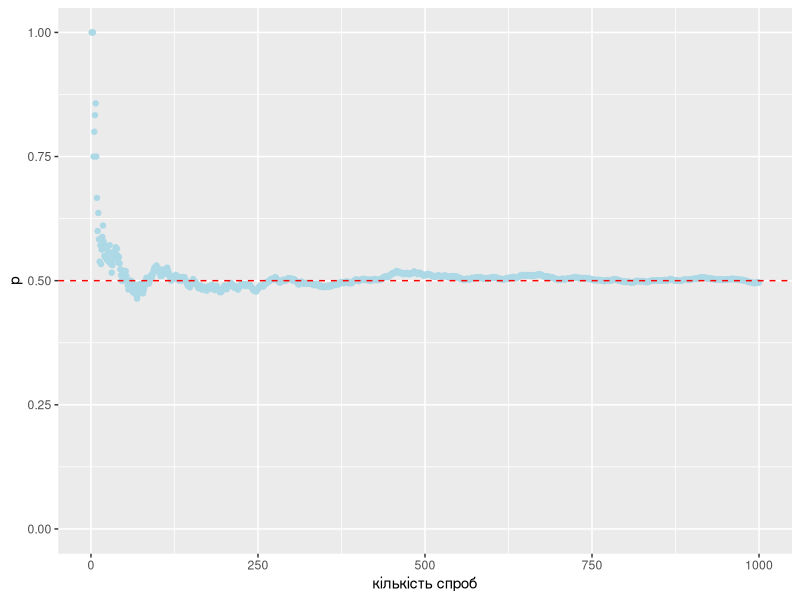
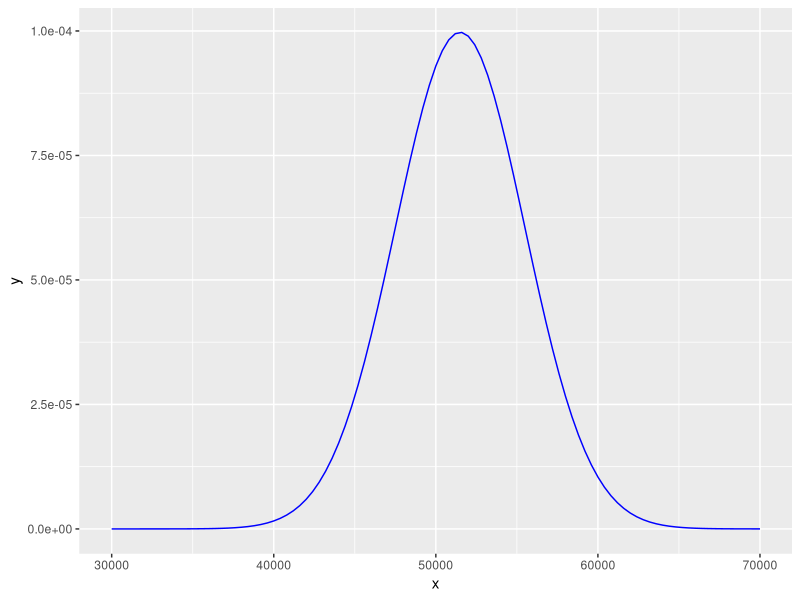
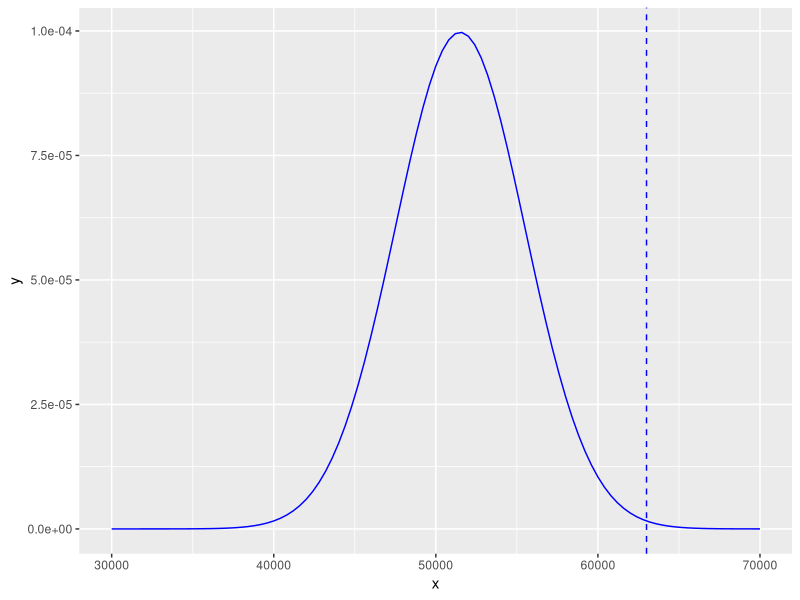
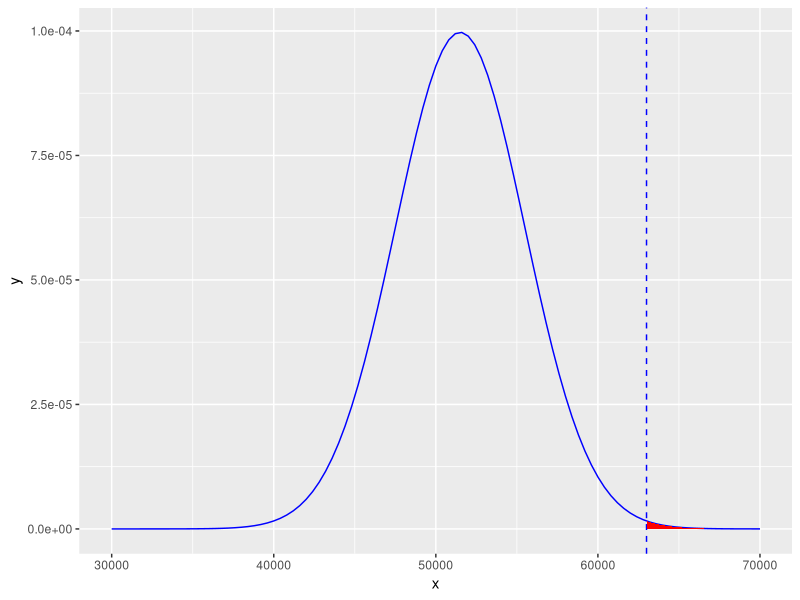
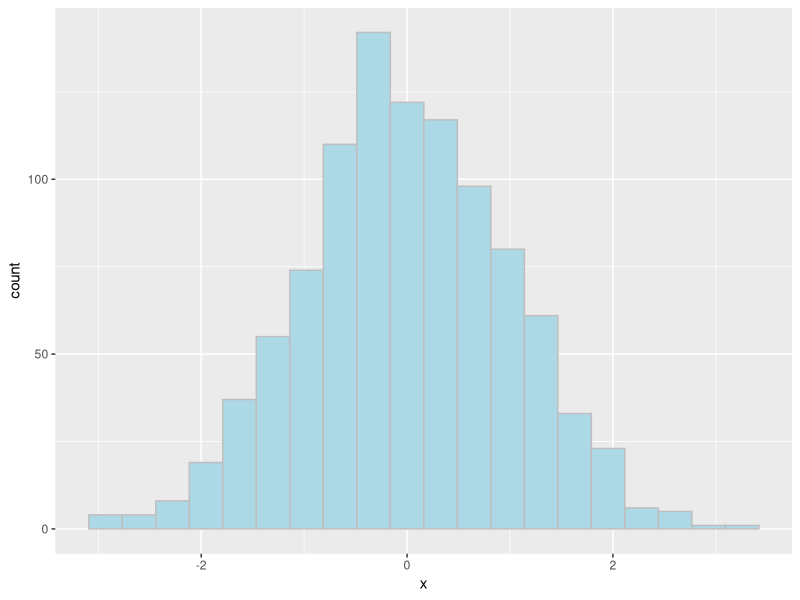
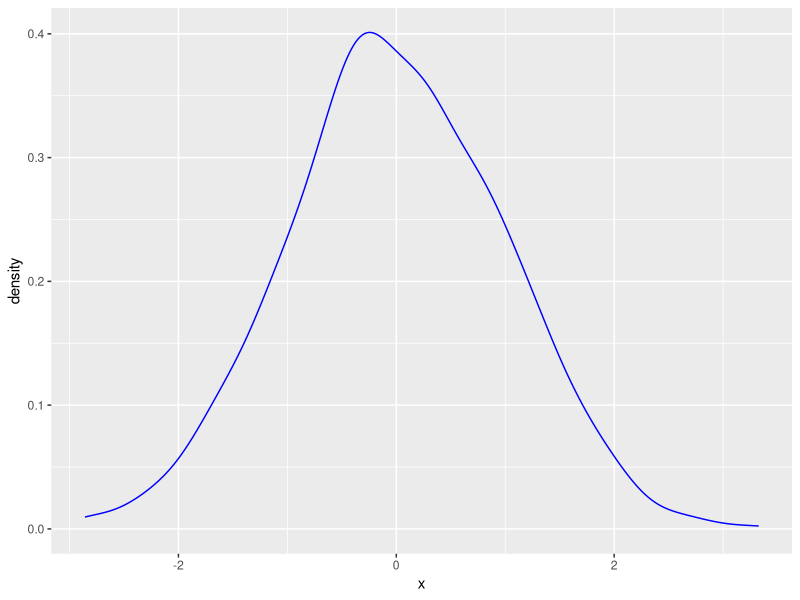
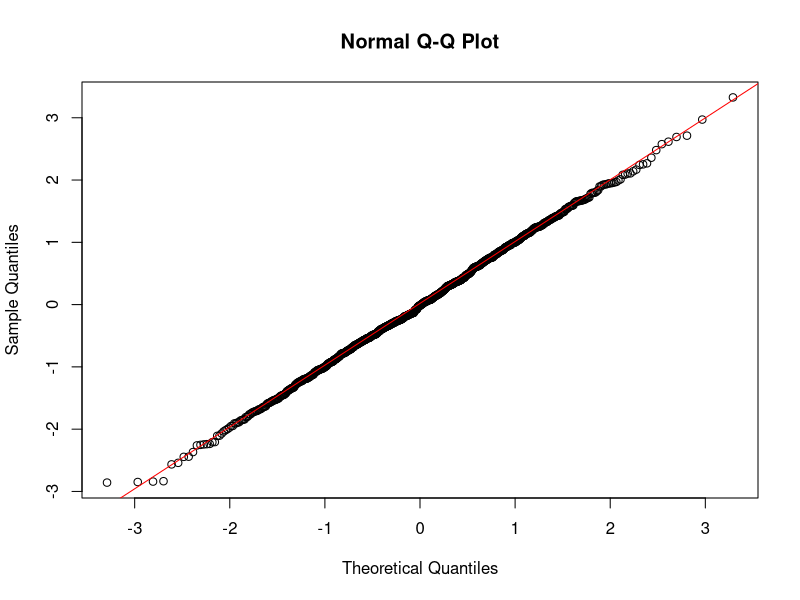
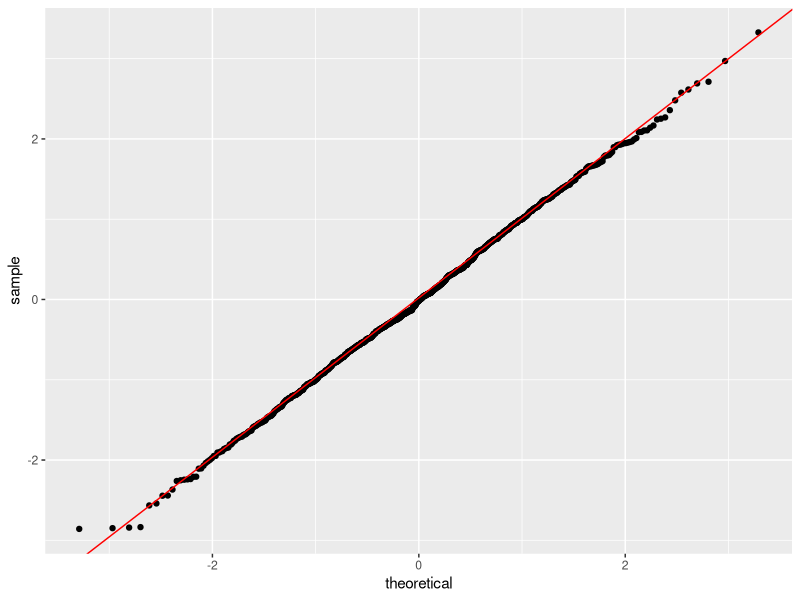

These figures' R source, in order:
## ---- chunk 1
library(ggplot2)

n <- 1000
p <- 0.5

#set.seed(433)

#dataframe

df <- data.frame(bi = rbinom(n, 1, p) , count = 0, mean = 0)
ifelse(df$bi[1] == 1, df[1, 2:3] <- 1, 0)

for (i in 2 : n){
  df$count[i] <- ifelse(df$bi[i] == 1, df$count[i]<-df$count[i - 1]+1, df$count[i - 1])
  df$mean[i] <- df$count[i] / i
}


ggplot(data=df, aes(x=seq(1:n), y=mean)) + geom_point(col='lightblue') +
  ylim(c(0,1)) +
  geom_hline(aes(yintercept=p), linetype="dashed", col="red") +
  xlab('кількість спроб') + ylab('p') 
## ---- chunk 2
choose(n=20, k=5)

## ---- chunk 3
dbinom(x=5, size=20, prob=0.262)
## ---- chunk 4
ggplot(data.frame(x = c(30000,70000)), aes(x)) + 
  stat_function(fun = dnorm, colour="blue", args = list(mean = 51500, sd = 4000))
## ---- chunk 5
ggplot(data.frame(x = c(30000,70000)), aes(x)) + 
  geom_vline(xintercept = 63000, linetype=2, colour="blue") +
  stat_function(fun = dnorm, colour="blue", args = list(mean = 51500, sd = 4000)) 
## ---- chunk 6
ggplot(data.frame(x = c(30000,70000)), aes(x)) + 
  geom_vline(xintercept = 63000, linetype=2, colour="blue") +
  stat_function(fun = dnorm, colour="blue", args = list(mean = 51500, sd = 4000)) +
  geom_area(stat = "function", fun = dnorm, fill = "red", xlim = c(63000,70000), args = list(mean = 51500, sd = 4000)) 
## ---- chunk 7
pnorm(2.875, lower.tail = FALSE)
## ---- chunk 8
pnorm(63000, mean=51500, sd=4000, lower.tail = FALSE)
## ---- chunk 9
x <- rnorm(1000)
## ---- chunk 10
ggplot(data.frame(x), aes(x)) + 
  geom_histogram(bins=20, color="grey", fill="lightblue")
## ---- chunk 11
ggplot(data.frame(x), aes(x)) + 
  geom_density(color = "blue")
## ---- chunk 12
qqnorm(x)
qqline(x, col='red')

## ---- chunk 13
y1 <- quantile(x, c(0.25, 0.75)) # Find the 1st and 3rd quartiles
x1 <- qnorm(c(0.25, 0.75))         # Find the matching normal values on the x-axis
slope <- diff(y1) / diff(x1)             # Compute the line slope
int <- y1[1] - slope * x1[1]           # Compute the line intercept

ggplot(data.frame(x), aes(sample = x)) + 
  stat_qq() +
  geom_abline(intercept=int, slope=slope, col="red")   

## ---- chunk 14
anaconda <- read.csv("anaconda.dat", sep="", header = FALSE)
colnames(anaconda) <- c("Height", "Weight", "Sex")
## ---- chunk 15
ggplot(anaconda, aes(x=Height, y=Weight)) +
  geom_point(col="blue")
## ---- chunk 16
cor(anaconda$Height, anaconda$Weight)
## ---- chunk 17
prediction_model <- lm(Weight ~ Height, data=anaconda)
## ---- chunk 18
summary(prediction_model)
## ---- chunk 19
ggplot(anaconda, aes(x=Height, y=Weight)) +
  geom_point(col="blue") +
  geom_smooth(method = "lm", se=FALSE)
